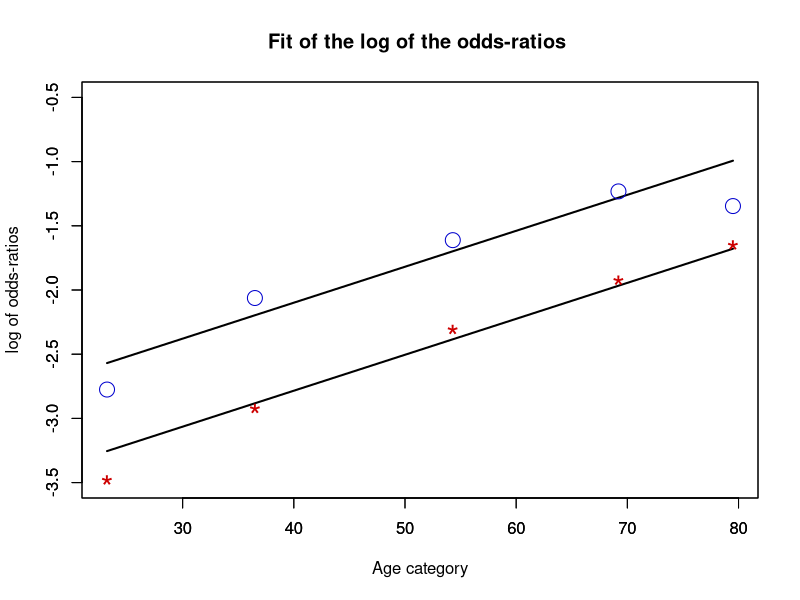
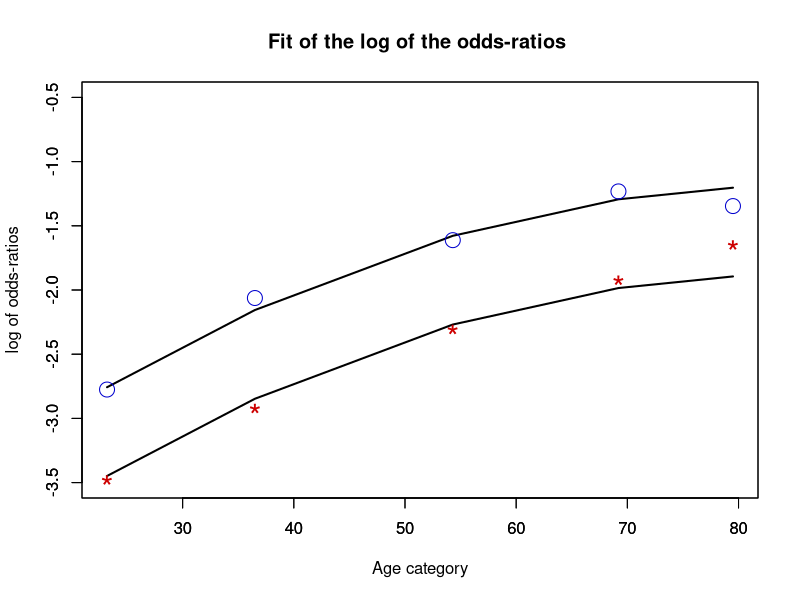

Recreate these plots in R, in order.

# clear all variables
rm(list = ls(all = TRUE))
graphics.off()

# Drug data
zi = rbind(c(1, 0, 1, 0, 1, 0, 0, 0, 0, 21), c(1, 0, 1, 0, 0, 1, 0, 0, 0, 32), c(1, 
    0, 1, 0, 0, 0, 1, 0, 0, 70), c(1, 0, 1, 0, 0, 0, 0, 1, 0, 43), c(1, 0, 1, 0, 
    0, 0, 0, 0, 1, 19), c(1, 0, 0, 1, 1, 0, 0, 0, 0, 683), c(1, 0, 0, 1, 0, 1, 0, 
    0, 0, 596), c(1, 0, 0, 1, 0, 0, 1, 0, 0, 705), c(1, 0, 0, 1, 0, 0, 0, 1, 0, 295), 
    c(1, 0, 0, 1, 0, 0, 0, 0, 1, 99), c(0, 1, 1, 0, 1, 0, 0, 0, 0, 46), c(0, 1, 1, 
        0, 0, 1, 0, 0, 0, 89), c(0, 1, 1, 0, 0, 0, 1, 0, 0, 169), c(0, 1, 1, 0, 0, 
        0, 0, 1, 0, 98), c(0, 1, 1, 0, 0, 0, 0, 0, 1, 51), c(0, 1, 0, 1, 1, 0, 0, 
        0, 0, 738), c(0, 1, 0, 1, 0, 1, 0, 0, 0, 700), c(0, 1, 0, 1, 0, 0, 1, 0, 
        0, 847), c(0, 1, 0, 1, 0, 0, 0, 1, 0, 336), c(0, 1, 0, 1, 0, 0, 0, 0, 1, 
        196))
y = zi[, 10]

# Design matrix
I = 2  # sex M - F
J = 2  # drug Yes - No
K = 5  # age category 16-29, 30-44, 45-64, 65-74, 75++

# Mean age per group: for Men and for Women
average = c(c(23.2, 36.5, 54.3, 69.2, 79.5), c(23.2, 36.5, 54.3, 69.2, 79.5))
X   = rbind(c(1, 1), c(1, 1), c(1, 1), c(1, 1), c(1, 1), c(1, -1), c(1, -1), c(1, -1), 
    c(1, -1), c(1, -1))
X1  = cbind(X, average)  # Xi=design matrix for group i=1,2

n   = dim(X1)
n1  = n[1]
n2  = n[2]
df  = n1 - n2

label = zi[, 3] == 1
n1jk  = y[label]  # nijk is the effective in each cell, i=1,2
label = zi[, 3] == 0
n2jk  = y[label]

b0 = 0 * rep(1, n2)  # current value of beta

# max likelihood in logistic models for 3-way contingency tables
ff = function(b0) {
    -sum(n1jk * log(matrix(1, length(n1jk), 1)/(matrix(1, length(n1jk), 1) + exp(-X1 %*% 
        b0)))) - sum(n2jk * log(matrix(1, dim(matrix(1, length(n1jk), 1)/(matrix(1, 
        length(n1jk), 1) + exp(-X1 %*% b0)))) - matrix(1, length(n1jk), 1)/(matrix(1, 
        length(n1jk), 1) + exp(-X1 %*% b0))))
}
(b      = optim(b0, ff)$par)
loglik  = optim(b0, ff)$value
N       = sum(y)
p1      = matrix(1, length(n1jk), 1)/(matrix(1, length(n1jk), 1) + exp(-X1 %*% b))
p2      = matrix(1, length(n2jk), 1)/(matrix(1, length(n2jk), 1) + exp(X1 %*% b))
nfit    = rbind((n1jk + n2jk) * p1, (n1jk + n2jk) * p2)
nobs    = c(n1jk, n2jk)
e       = log(nobs) - log(nfit)
print("degree of freedom")
print(df)
(G2     = 2 * sum(nobs * e))
(pvalG2 = 1 - pchisq(G2, df))
(chi2   = sum(((nobs - nfit)^2)/nfit))
(pvalG2 = 1 - pchisq(G2, df))
print(" ")
print("  observed    fitted")
print("    values    values")
cbind(nobs, nfit)
print(" ")

oddratfit = log(p1/p2)
oddrat    = log(n1jk/n2jk)
plot(X1[1:K, 3], oddratfit[1:K], type = "l", ylim = c(-3.5, -0.5), ylab = "", xlab = "", 
    lwd = 2)
par(new = TRUE)
plot(X1[(K + 1):(2 * K), 3], oddratfit[(K + 1):(2 * K)], type = "l", ylim = c(-3.5, 
    -0.5), xlab = "Age category", ylab = "log of odds-ratios", lwd = 2)
points(X1[1:K, 3], oddrat[1:K], pch = "*", cex = 2, col = "red3")
points(X1[(K + 1):(2 * K), 3], oddrat[(K + 1):(2 * K)], cex = 2, col = "blue3")
title(paste("Fit of the log of the odds-ratios "))

# logistic model with curvature term: log(y)~gender + age + age^2
(X2 = cbind(X, average, average * average))
n   = dim(X2)
n1  = n[1]
n2  = n[2]
df2 = n1 - n2

label = zi[, 3] == 1
n1jk  = y[label]
label = zi[, 3] == 0
n2jk  = y[label]

b0 = 0 * rep(1, n2)

f2 = function(b0) {
    -sum(n1jk * log(matrix(1, length(n1jk), 1)/(matrix(1, length(n1jk), 1) + exp(-X2 %*% 
        b0)))) - sum(n2jk * log(matrix(1, dim(matrix(1, length(n1jk), 1)/(matrix(1, 
        length(n1jk), 1) + exp(-X2 %*% b0)))) - matrix(1, length(n1jk), 1)/(matrix(1, 
        length(n1jk), 1) + exp(-X2 %*% b0))))
}
(b = optim(b0, f2)$par)

loglik  = optim(b0, f2)$value
N       = sum(y)
p1      = matrix(1, length(n1jk), 1)/(matrix(1, length(n1jk), 1) + exp(-X2 %*% b))
p2      = matrix(1, length(n2jk), 1)/(matrix(1, length(n2jk), 1) + exp(X2 %*% b))
nfit    = rbind((n1jk + n2jk) * p1, (n1jk + n2jk) * p2)
nobs    = c(n1jk, n2jk)
e       = log(nobs) - log(nfit)
print("degree of freedom")
print(df2)
(GG2      = 2 * sum(nobs * e))
(pvalGG2  = 1 - pchisq(GG2, df2))
(chi2     = sum(((nobs - nfit)^2)/nfit))
(pvalG2   = 1 - pchisq(GG2, df2))
print(" ")
print("  observed    fitted")
print("    values    values")
cbind(nobs, nfit)
print(" ")

oddratfit = log(p1/p2)
oddrat    = log(n1jk/n2jk)
dev.new()
plot(X2[1:K, 3], oddratfit[1:K], type = "l", ylim = c(-3.5, -0.5), ylab = "", xlab = "", 
    lwd = 2)
par(new = TRUE)
plot(X2[(K + 1):(2 * K), 3], oddratfit[(K + 1):(2 * K)], type = "l", ylim = c(-3.5, 
    -0.5), xlab = "Age category", ylab = "log of odds-ratios", lwd = 2)
points(X2[1:K, 3], oddrat[1:K], pch = "*", cex = 2, col = "red3")
points(X2[(K + 1):(2 * K), 3], oddrat[(K + 1):(2 * K)], cex = 2, col = "blue3")
title(paste("Fit of the log of the odds-ratios "))

# test model one against model two
print("degree of freedom")
print(df - df2)
(overallG2  = G2 - GG2)
(pvaloG2    = 1 - pchisq(overallG2, df - df2)) 
